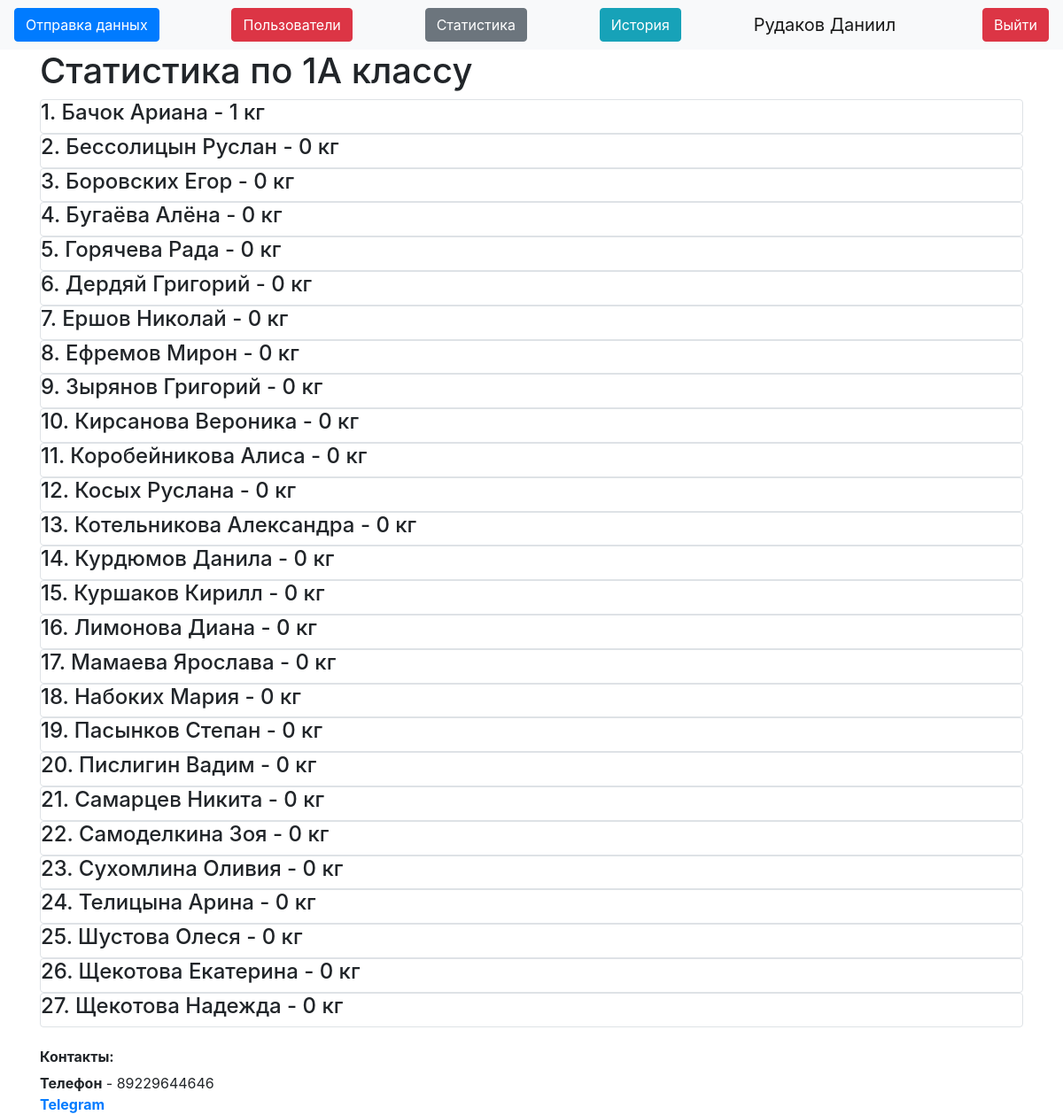
The app's page /stats1a (signed in), older data.
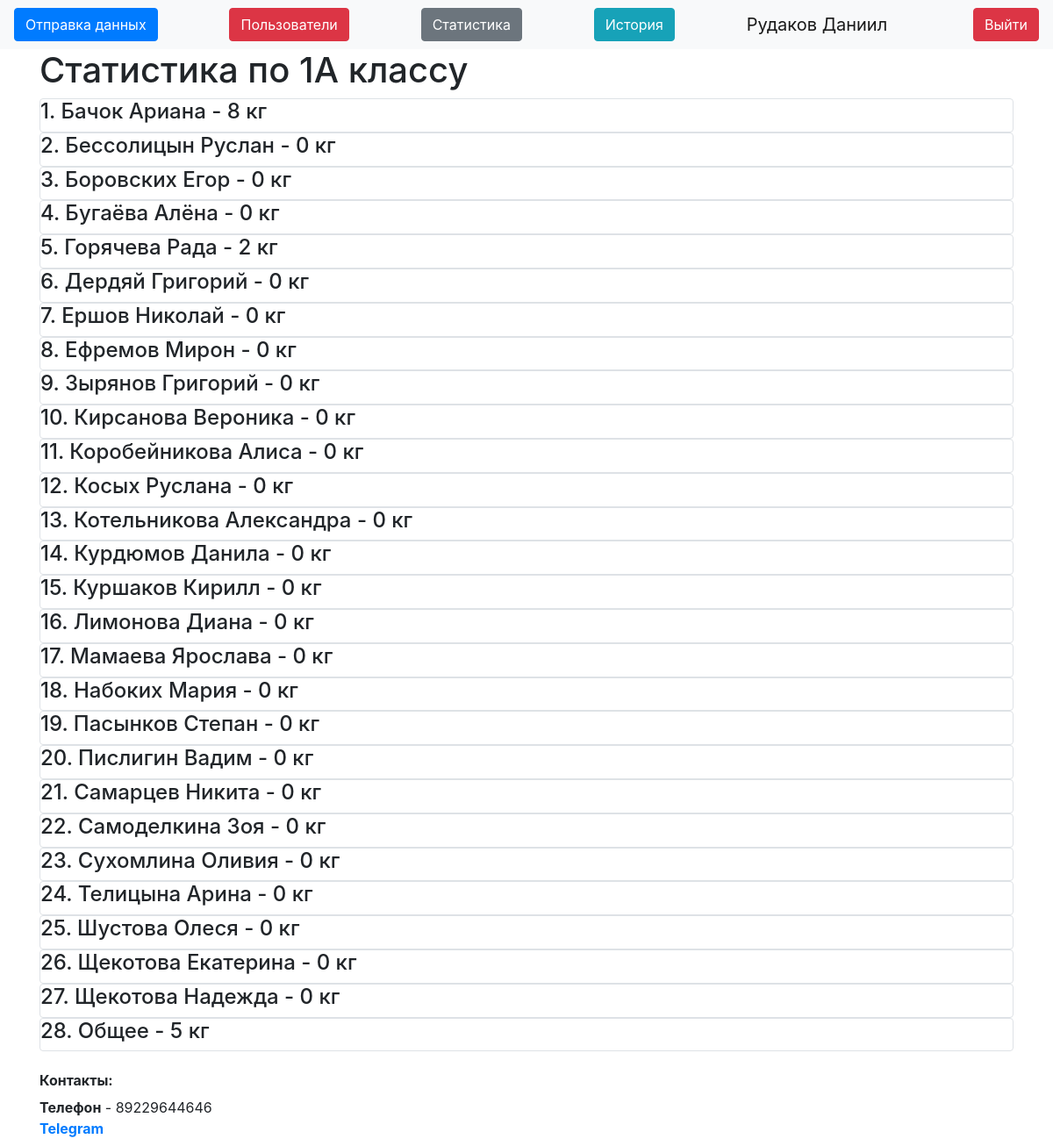
The same page, newer data.
### data/Pupils.py (models this page shows)
class Pupils(SqlAlchemyBase):
    __tablename__ = 'Pupils'
    id = sqlalchemy.Column(sqlalchemy.Integer, autoincrement=True, primary_key=True)
    name = sqlalchemy.Column(sqlalchemy.String)
    value = sqlalchemy.Column(sqlalchemy.Integer, default=0)
    grade = sqlalchemy.Column(sqlalchemy.String)
    kilo = orm.relationship("Kilograms", back_populates="pupil")

### server.py (the view)
@app.route("/stats1a")
@login_required
def stats1a():
    db_sess = db_session.create_session()
    pupils = db_sess.query(Pupils).filter(Pupils.grade == "1А").all()
    return render_template("stats_grade.html", db=pupils, grade="1А", title="1А статистика")

### data/db_session.py (called while the page is built)
def create_session() -> Session:
    global __factory
    return __factory()

### server.py (called while the page is built)
@login_manager.user_loader
def load_user(user_id):
    db_sess = db_session.create_session()
    return db_sess.query(User).get(user_id)

### templates/stats_grade.html
{% extends "base.html" %}
{% block content %}
{% if current_user.is_admin %}
<h1>Статистика по {{grade}} классу</h1>
{% for item in db%}
<div class="col-md6 border rounded">
    <h4>{{item.name}} - {{item.value}} кг</h4>
</div>
{% endfor %}
{% endif %}
{% endblock %}

Row changes from the older to the newer data that the page shows:
changed Pupils "1. Бачок Ариана": value "1" → "8"
changed Pupils "5. Горячева Рада": value "0" → "2"
now on this page (row edited): Pupils: name "28. Общее", value "5"
